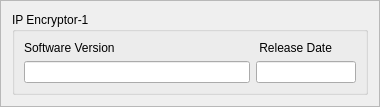
                  <widget class="QFrame" name="frame_44">
                   <property name="minimumSize">
                    <size>
                     <width>380</width>
                     <height>0</height>
                    </size>
                   </property>
                   <property name="frameShape">
                    <enum>QFrame::StyledPanel</enum>
                   </property>
                   <property name="frameShadow">
                    <enum>QFrame::Raised</enum>
                   </property>
                   <layout class="QVBoxLayout" name="verticalLayout_28">
                    <item>
                     <widget class="QGroupBox" name="CSC_gb_41">
                      <property name="minimumSize">
                       <size>
                        <width>350</width>
                        <height>0</height>
                       </size>
                      </property>
                      <property name="font">
                       <font>
                        <italic>false</italic>
                        <underline>false</underline>
                       </font>
                      </property>
                      <property name="autoFillBackground">
                       <bool>true</bool>
                      </property>
                      <property name="title">
                       <string>IP Encryptor-1</string>
                      </property>
                      <property name="flat">
                       <bool>false</bool>
                      </property>
                      <property name="checkable">
                       <bool>false</bool>
                      </property>
                      <layout class="QGridLayout" name="gridLayout_48">
                       <item row="0" column="0">
                        <layout class="QHBoxLayout" name="horizontalLayout_82">
                         <item>
                          <layout class="QVBoxLayout" name="verticalLayout_85">
                           <item>
                            <widget class="QLabel" name="label_126">
                             <property name="text">
                              <string>Software Version</string>
                             </property>
                            </widget>
                           </item>
                           <item>
                            <widget class="QLineEdit" name="CSIE1_V_LE">
                             <property name="minimumSize">
                              <size>
                               <width>210</width>
                               <height>0</height>
                              </size>
                             </property>
                             <property name="maximumSize">
                              <size>
                               <width>350</width>
                               <height>16777215</height>
                              </size>
                             </property>
                            </widget>
                           </item>
                          </layout>
                         </item>
                         <item>
                          <layout class="QVBoxLayout" name="verticalLayout_86">
                           <item>
                            <widget class="QLabel" name="label_127">
                             <property name="text">
                              <string> Release Date</string>
                             </property>
                            </widget>
                           </item>
                           <item>
                            <widget class="QLineEdit" name="CSIE1_D_LE">
                             <property name="minimumSize">
                              <size>
                               <width>50</width>
                               <height>0</height>
                              </size>
                             </property>
                             <property name="maximumSize">
                              <size>
                               <width>100</width>
                               <height>16777215</height>
                              </size>
                             </property>
                            </widget>
                           </item>
                          </layout>
                         </item>
                        </layout>
                       </item>
                      </layout>
                     </widget>
                    </item>
                   </layout>
                  </widget>
